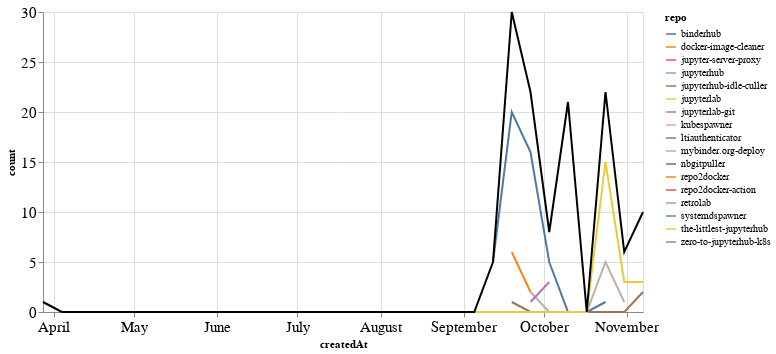

Source (notebook cell):
### Markdown cell above
### Comments

### Code cell
comments_time = comments.groupby('repo').resample('W', on='createdAt').count()['author'].reset_index()
comments_time = comments_time.rename(columns={'author': 'count'})
comments_time_total = comments_time.groupby('createdAt').agg({"count": "sum"}).reset_index()
ch1 = alt.Chart(comments_time, width=600).mark_line().encode(
    x='createdAt',
    y='count',
    color='repo',
    tooltip="repo"
)

ch2 = alt.Chart(comments_time_total, width=600).mark_line(color="black").encode(
    x='createdAt',
    y='count',
)

ch1 + ch2

### Figure 1 — Vega-Lite specification as saved in the notebook (floating-point values rounded to 4 significant figures)
{"config": {"axisLeft": {"labelFontSize": 15}, "axisBottom": {"labelFontSize": 15}}, "layer": [{"data": {"name": "data-be5e5b28452d85dc728c7b64a2d4d8e2"}, "mark": "line", "encoding": {"color": {"type": "nominal", "field": "repo"}, "tooltip": {"type": "nominal", "field": "repo"}, "x": {"type": "temporal", "field": "createdAt"}, "y": {"type": "quantitative", "field": "count"}}, "width": 600}, {"data": {"name": "data-c061adacfd7a499c273aca4e7655c8e8"}, "mark": {"type": "line", "color": "black"}, "encoding": {"x": {"type": "temporal", "field": "createdAt"}, "y": {"type": "quantitative", "field": "count"}}, "width": 600}], "$schema": "https://vega.github.io/schema/vega-lite/v4.8.1.json", "datasets": {"data-be5e5b28452d85dc728c7b64a2d4d8e2": [{"repo": "binderhub", "createdAt": "2021-09-12T00:00:00", "count": 5}, {"repo": "binderhub", "createdAt": "2021-09-19T00:00:00", "count": 20}, {"repo": "binderhub", "createdAt": "2021-09-26T00:00:00", "count": 16}, {"repo": "binderhub", "createdAt": "2021-10-03T00:00:00", "count": 5}, {"repo": "binderhub", "createdAt": "2021-10-10T00:00:00", "count": 0}, {"repo": "binderhub", "createdAt": "2021-10-17T00:00:00", "count": 0}, {"repo": "binderhub", "createdAt": "2021-10-24T00:00:00", "count": 1}, {"repo": "docker-image-cleaner", "createdAt": "2021-09-19T00:00:00", "count": 6}, {"repo": "docker-image-cleaner", "createdAt": "2021-09-26T00:00:00", "count": 2}, {"repo": "jupyter-server-proxy", "createdAt": "2021-11-07T00:00:00", "count": 4}, {"repo": "jupyterhub", "createdAt": "2021-10-10T00:00:00", "count": 17}, {"repo": "jupyterhub-idle-culler", "createdAt": "2021-09-26T00:00:00", "count": 1}, {"repo": "jupyterlab", "createdAt": "2021-10-10T00:00:00", "count": 1}, {"repo": "jupyterlab-git", "createdAt": "2021-10-10T00:00:00", "count": 3}, {"repo": "kubespawner", "createdAt": "2021-10-24T00:00:00", "count": 1}, {"repo": "ltiauthenticator", "createdAt": "2021-09-19T00:00:00", "count": 1}, {"repo": "ltiauthenticator", "createdAt": "2021-09-26T00:00:00", "count": 0}, {"repo": "ltiauthenticator", "createdAt": "2021-10-03T00:00:00", "count": 0}, {"repo": "ltiauthenticator", "createdAt": "2021-10-10T00:00:00", "count": 0}, {"repo": "ltiauthenticator", "createdAt": "2021-10-17T00:00:00", "count": 0}, {"repo": "ltiauthenticator", "createdAt": "2021-10-24T00:00:00", "count": 0}, {"repo": "ltiauthenticator", "createdAt": "2021-10-31T00:00:00", "count": 0}, {"repo": "ltiauthenticator", "createdAt": "2021-11-07T00:00:00", "count": 2}, {"repo": "mybinder.org-deploy", "createdAt": "2021-09-26T00:00:00", "count": 2}, {"repo": "mybinder.org-deploy", "createdAt": "2021-10-03T00:00:00", "count": 0}, {"repo": "mybinder.org-deploy", "createdAt": "2021-10-10T00:00:00", "count": 0}, {"repo": "mybinder.org-deploy", "createdAt": "2021-10-17T00:00:00", "count": 0}, {"repo": "mybinder.org-deploy", "createdAt": "2021-10-24T00:00:00", "count": 5}, {"repo": "mybinder.org-deploy", "createdAt": "2021-10-31T00:00:00", "count": 1}, {"repo": "nbgitpuller", "createdAt": "2021-11-07T00:00:00", "count": 1}, {"repo": "repo2docker", "createdAt": "2021-09-19T00:00:00", "count": 2}, {"repo": "repo2docker-action", "createdAt": "2021-09-19T00:00:00", "count": 1}, {"repo": "retrolab", "createdAt": "2021-10-31T00:00:00", "count": 1}, {"repo": "systemdspawner", "createdAt": "2021-10-31T00:00:00", "count": 1}, {"repo": "the-littlest-jupyterhub", "createdAt": "2021-03-28T00:00:00", "count": 1}, {"repo": "the-littlest-jupyterhub", "createdAt": "2021-04-04T00:00:00", "count": 0}, {"repo": "the-littlest-jupyterhub", "createdAt": "2021-04-11T00:00:00", "count": 0}, {"repo": "the-littlest-jupyterhub", "createdAt": "2021-04-18T00:00:00", "count": 0}, {"repo": "the-littlest-jupyterhub", "createdAt": "2021-04-25T00:00:00", "count": 0}, {"repo": "the-littlest-jupyterhub", "createdAt": "2021-05-02T00:00:00", "count": 0}, {"repo": "the-littlest-jupyterhub", "createdAt": "2021-05-09T00:00:00", "count": 0}, {"repo": "the-littlest-jupyterhub", "createdAt": "2021-05-16T00:00:00", "count": 0}, {"repo": "the-littlest-jupyterhub", "createdAt": "2021-05-23T00:00:00", "count": 0}, {"repo": "the-littlest-jupyterhub", "createdAt": "2021-05-30T00:00:00", "count": 0}, {"repo": "the-littlest-jupyterhub", "createdAt": "2021-06-06T00:00:00", "count": 0}, {"repo": "the-littlest-jupyterhub", "createdAt": "2021-06-13T00:00:00", "count": 0}, {"repo": "the-littlest-jupyterhub", "createdAt": "2021-06-20T00:00:00", "count": 0}, {"repo": "the-littlest-jupyterhub", "createdAt": "2021-06-27T00:00:00", "count": 0}, {"repo": "the-littlest-jupyterhub", "createdAt": "2021-07-04T00:00:00", "count": 0}, {"repo": "the-littlest-jupyterhub", "createdAt": "2021-07-11T00:00:00", "count": 0}, {"repo": "the-littlest-jupyterhub", "createdAt": "2021-07-18T00:00:00", "count": 0}, {"repo": "the-littlest-jupyterhub", "createdAt": "2021-07-25T00:00:00", "count": 0}, {"repo": "the-littlest-jupyterhub", "createdAt": "2021-08-01T00:00:00", "count": 0}, {"repo": "the-littlest-jupyterhub", "createdAt": "2021-08-08T00:00:00", "count": 0}, {"repo": "the-littlest-jupyterhub", "createdAt": "2021-08-15T00:00:00", "count": 0}, {"repo": "the-littlest-jupyterhub", "createdAt": "2021-08-22T00:00:00", "count": 0}, {"repo": "the-littlest-jupyterhub", "createdAt": "2021-08-29T00:00:00", "count": 0}, {"repo": "the-littlest-jupyterhub", "createdAt": "2021-09-05T00:00:00", "count": 0}, {"repo": "the-littlest-jupyterhub", "createdAt": "2021-09-12T00:00:00", "count": 0}, {"repo": "the-littlest-jupyterhub", "createdAt": "2021-09-19T00:00:00", "count": 0}, {"repo": "the-littlest-jupyterhub", "createdAt": "2021-09-26T00:00:00", "count": 0}, {"repo": "the-littlest-jupyterhub", "createdAt": "2021-10-03T00:00:00", "count": 0}, {"repo": "the-littlest-jupyterhub", "createdAt": "2021-10-10T00:00:00", "count": 0}, {"repo": "the-littlest-jupyterhub", "createdAt": "2021-10-17T00:00:00", "count": 0}, {"repo": "the-littlest-jupyterhub", "createdAt": "2021-10-24T00:00:00", "count": 15}, {"repo": "the-littlest-jupyterhub", "createdAt": "2021-10-31T00:00:00", "count": 3}, {"repo": "the-littlest-jupyterhub", "createdAt": "2021-11-07T00:00:00", "count": 3}, {"repo": "zero-to-jupyterhub-k8s", "createdAt": "2021-09-26T00:00:00", "count": 1}, {"repo": "zero-to-jupyterhub-k8s", "createdAt": "2021-10-03T00:00:00", "count": 3}], "data-c061adacfd7a499c273aca4e7655c8e8": [{"createdAt": "2021-03-28T00:00:00", "count": 1}, {"createdAt": "2021-04-04T00:00:00", "count": 0}, {"createdAt": "2021-04-11T00:00:00", "count": 0}, {"createdAt": "2021-04-18T00:00:00", "count": 0}, {"createdAt": "2021-04-25T00:00:00", "count": 0}, {"createdAt": "2021-05-02T00:00:00", "count": 0}, {"createdAt": "2021-05-09T00:00:00", "count": 0}, {"createdAt": "2021-05-16T00:00:00", "count": 0}, {"createdAt": "2021-05-23T00:00:00", "count": 0}, {"createdAt": "2021-05-30T00:00:00", "count": 0}, {"createdAt": "2021-06-06T00:00:00", "count": 0}, {"createdAt": "2021-06-13T00:00:00", "count": 0}, {"createdAt": "2021-06-20T00:00:00", "count": 0}, {"createdAt": "2021-06-27T00:00:00", "count": 0}, {"createdAt": "2021-07-04T00:00:00", "count": 0}, {"createdAt": "2021-07-11T00:00:00", "count": 0}, {"createdAt": "2021-07-18T00:00:00", "count": 0}, {"createdAt": "2021-07-25T00:00:00", "count": 0}, {"createdAt": "2021-08-01T00:00:00", "count": 0}, {"createdAt": "2021-08-08T00:00:00", "count": 0}, {"createdAt": "2021-08-15T00:00:00", "count": 0}, {"createdAt": "2021-08-22T00:00:00", "count": 0}, {"createdAt": "2021-08-29T00:00:00", "count": 0}, {"createdAt": "2021-09-05T00:00:00", "count": 0}, {"createdAt": "2021-09-12T00:00:00", "count": 5}, {"createdAt": "2021-09-19T00:00:00", "count": 30}, {"createdAt": "2021-09-26T00:00:00", "count": 22}, {"createdAt": "2021-10-03T00:00:00", "count": 8}, {"createdAt": "2021-10-10T00:00:00", "count": 21}, {"createdAt": "2021-10-17T00:00:00", "count": 0}, {"createdAt": "2021-10-24T00:00:00", "count": 22}, {"createdAt": "2021-10-31T00:00:00", "count": 6}, {"createdAt": "2021-11-07T00:00:00", "count": 10}]}}
